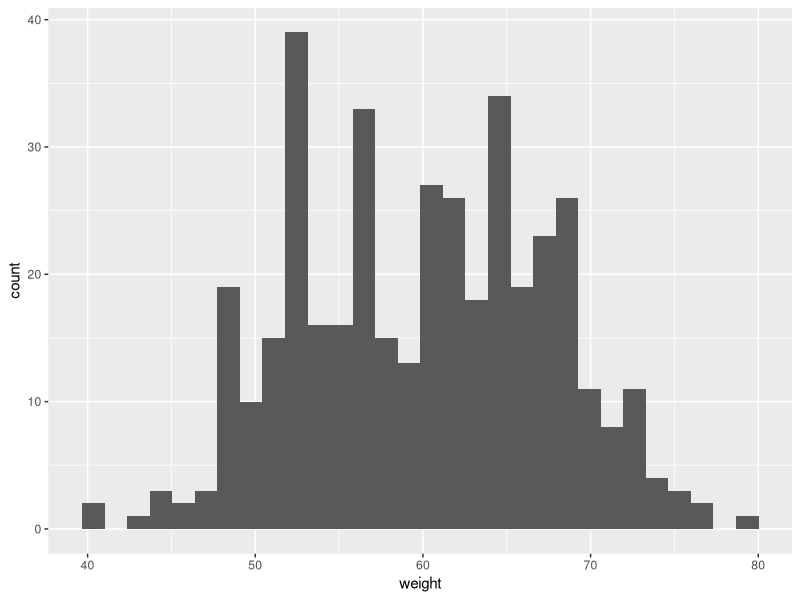
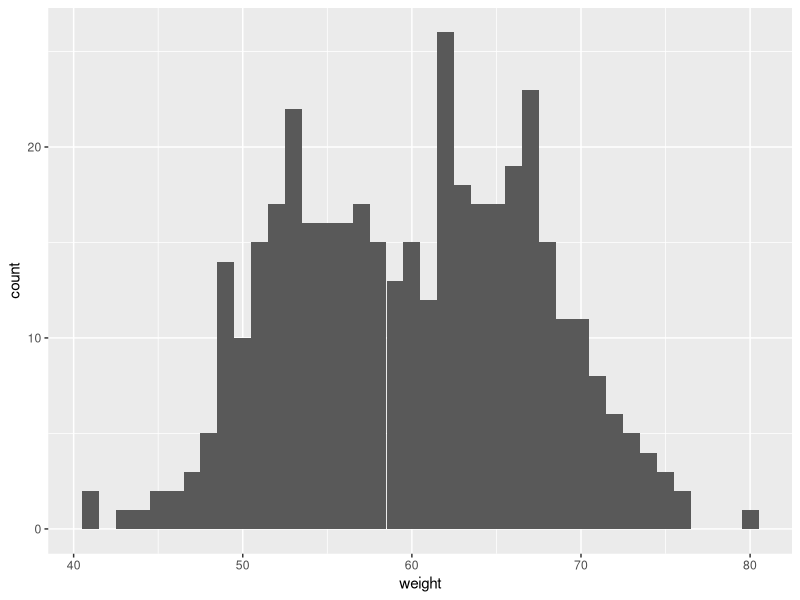
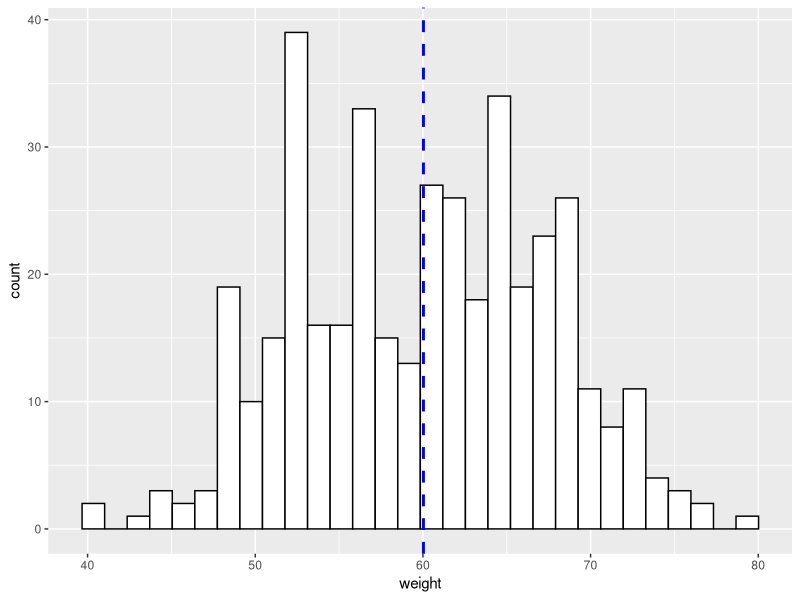
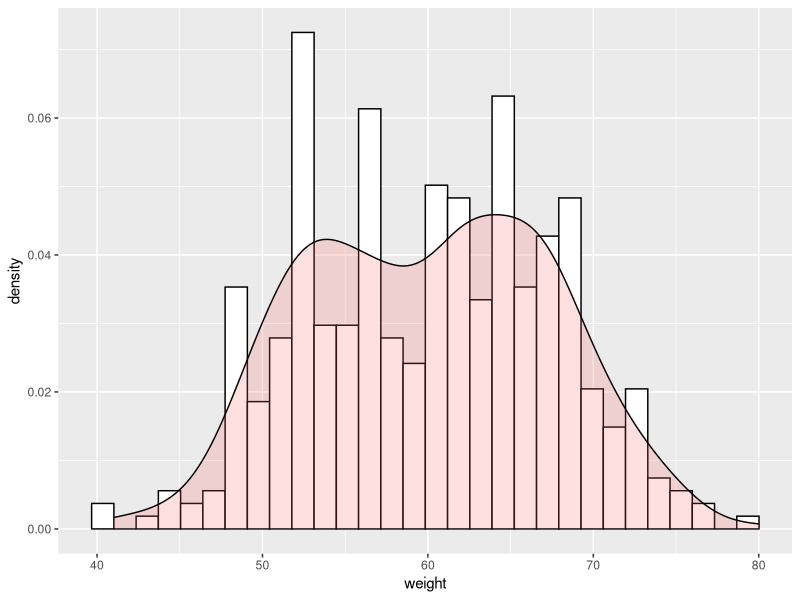
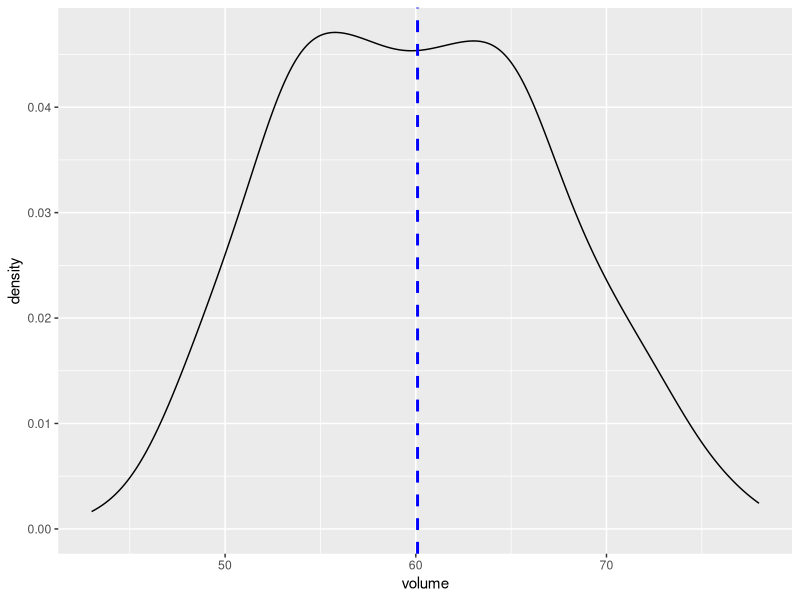
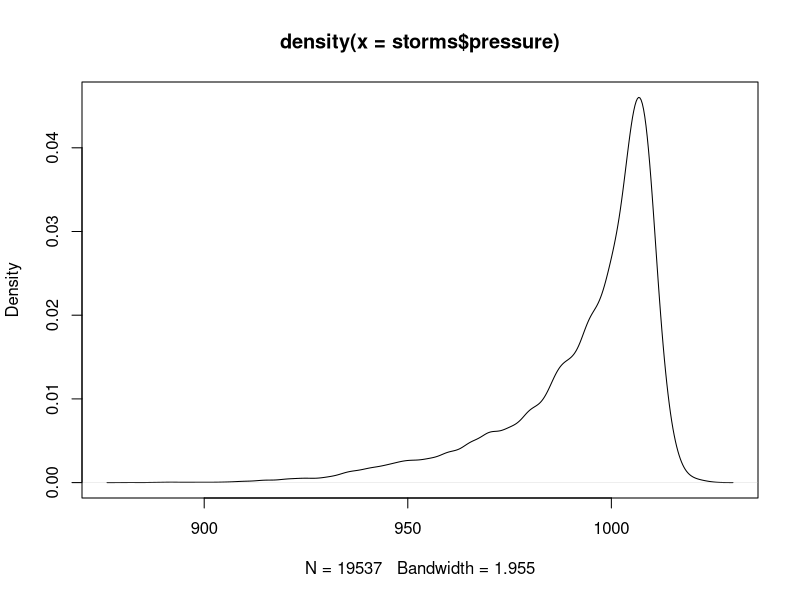
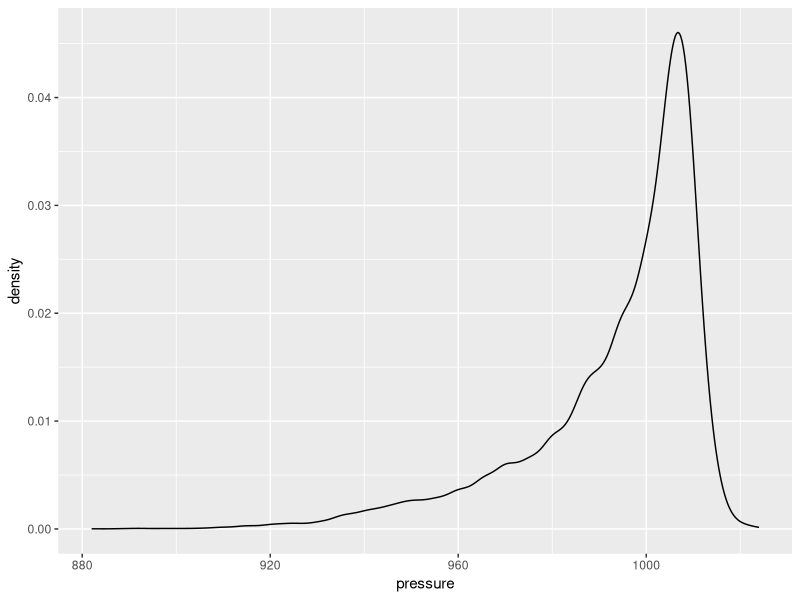
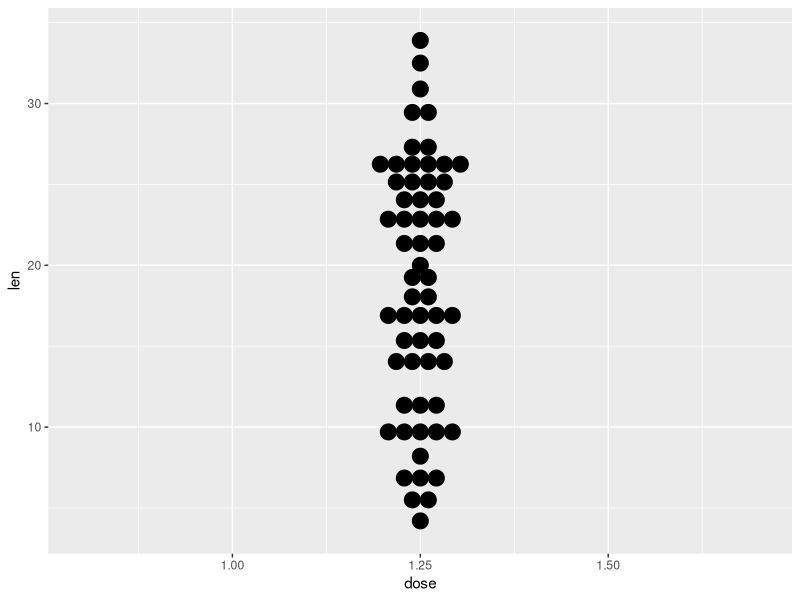

The R script that drew these images, in order:
## ---- chunk 1
set.seed(1234)
df <- data.frame(
  sex=factor(rep(c("F", "M"), each=200)),
  weight=round(c(rnorm(200, mean=55, sd=5), rnorm(200, mean=65, sd=5)))
  )
head(df)

## ---- chunk 2
library(ggplot2)
# Basic histogram
ggplot(df, aes(x=weight)) + geom_histogram()
# Change the width of bins
ggplot(df, aes(x=weight)) + 
  geom_histogram(binwidth=1)
# Change colors
p<-ggplot(df, aes(x=weight)) + 
  geom_histogram(color="black", fill="white")
## ---- chunk 3
# Add mean line
p+ geom_vline(aes(xintercept=mean(weight)),
            color="blue", linetype="dashed", size=1)
# Histogram with density plot
ggplot(df, aes(x=weight)) + 
 geom_histogram(aes(y=..density..), colour="black", fill="white")+
 geom_density(alpha=.2, fill="#FF6666") 
## ---- chunk 4
set.seed(123)
df <- data.frame(
  sound =factor(rep(c("H","L"), each= 200)),
  volume= round(c(rnorm(200, mean =55, sd=5),
                rnorm(200, mean =65, sd=5 )))
)
## ---- chunk 5
p <- ggplot(df, aes(x=volume)) +
  geom_density()

p + geom_vline(aes(xintercept=mean(volume)),
              color="blue", linetype="dashed", size=1 )
## ---- chunk 6
library(ggplot2)
library(dplyr)

pressure_density <- density(storms$pressure)
plot(pressure_density)
ggplot(data=storms, aes(x=pressure)) + geom_density()
## ---- chunk 7
library(ggplot2)
# Basic dot plot
p<-ggplot(ToothGrowth, aes(x=dose, y=len)) + 
  geom_dotplot(binaxis='y', stackdir='center')
p
# Change dotsize and stack ratio
ggplot(ToothGrowth, aes(x=dose, y=len)) + 
  geom_dotplot(binaxis='y', stackdir='center',
               stackratio=1.5, dotsize=1.2)
# Rotate the dot plot
p + coord_flip()
